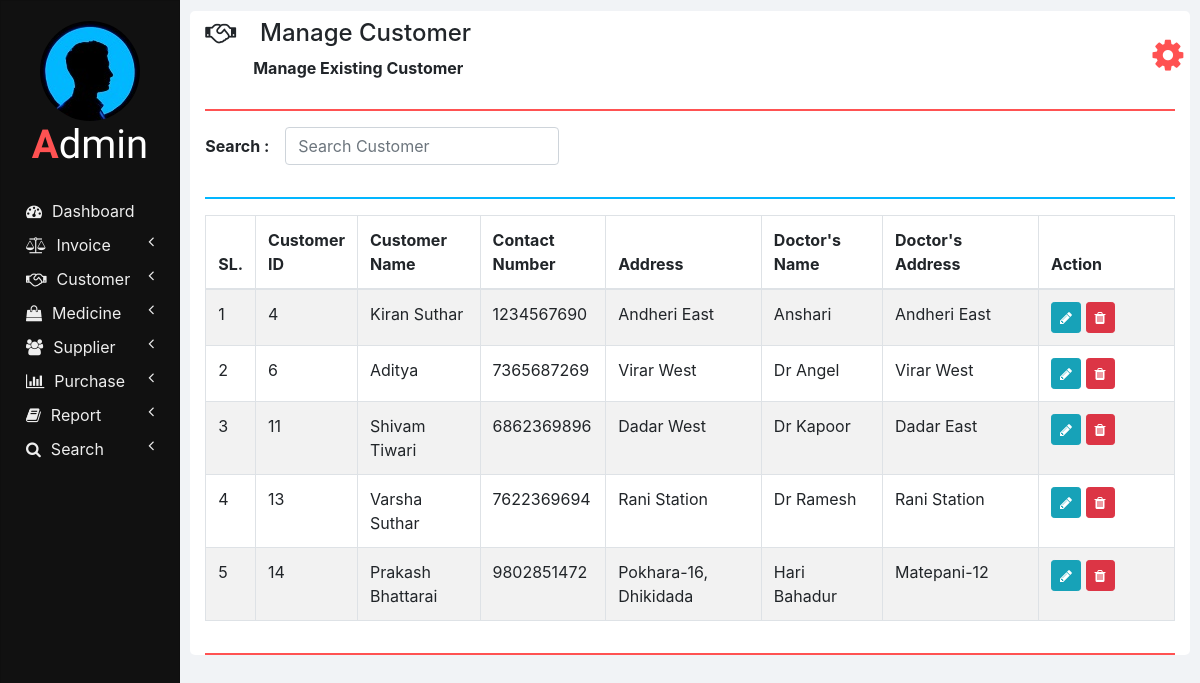
The page /manage_customer.php on the database its author committed.
### tables this page shows
CREATE TABLE `customers` (
  `ID` int(11) NOT NULL,
  `NAME` varchar(20) NOT NULL,
  `CONTACT_NUMBER` varchar(10) NOT NULL,
  `ADDRESS` varchar(100) NOT NULL,
  `DOCTOR_NAME` varchar(20) NOT NULL,
  `DOCTOR_ADDRESS` varchar(100) NOT NULL
);

### php/manage_customer.php (the view, shortened to what this page needs)
<?php
  function showCustomers($id) {
    require "db_connection.php";
    if($con) {
      $seq_no = 0;
      $query = "SELECT * FROM customers";
      $result = mysqli_query($con, $query);
      while($row = mysqli_fetch_array($result)) {
        $seq_no++;
        if($row['ID'] == $id)
          showEditOptionsRow($seq_no, $row);
        else
          showCustomerRow($seq_no, $row);
      }
    }
  }
  function showCustomerRow($seq_no, $row) {
    ?>
    <tr>
      <td><?php echo $seq_no; ?></td>
      <td><?php echo $row['ID'] ?></td>
      <td><?php echo $row['NAME']; ?></td>
      <td><?php echo $row['CONTACT_NUMBER']; ?></td>
      <td><?php echo $row['ADDRESS']; ?></td>
      <td><?php echo $row['DOCTOR_NAME']; ?></td>
      <td><?php echo $row['DOCTOR_ADDRESS']; ?></td>
      <td>
        <button href="" class="btn btn-info btn-sm" onclick="editCustomer(<?php echo $row['ID']; ?>);">
          <i class="fa fa-pencil"></i>
        </button>
        <button class="btn btn-danger btn-sm" onclick="deleteCustomer(<?php echo $row['ID']; ?>);">
          <i class="fa fa-trash"></i>
        </button>
      </td>
    </tr>
    <?php
  }
  ?>

### css/sidenav.css (style rules this page uses)
body { background-color: #f1f3f6; }
.sidenav { width: 15%; height: 100vh; background-color: #222222; position: fixed; z-index: 1; flex: 1 0 auto; }
.card { width: 100%; height: 100%; top: 0; border-radius: 0; background-color: #111111; }
.logo .logo-caption { font-family: 'Poiret One', cursive; color: #ffffff; text-align: center; margin-bottom: 25px; }
.logo .profile { margin-left: 50%; border-radius: 50%; transform: translate(-50%); }
.logo .tweak { color: #ff5252; font-weight: bold; }
.main-menu-item { padding: 5px 5px; cursor: pointer; }
.main-menu-item > a { color: #eeeeee; text-decoration: none; font-size: 16px; }
.main-menu-item > a > span { margin-left: 10px; }

### css/home.css (style rules this page uses)
html, body { height: 100vh; }

### rows shown on the page
customers: seq_no "1", ID "4", NAME "Kiran Suthar", CONTACT_NUMBER "1234567690", ADDRESS "Andheri East", DOCTOR_NAME "Anshari", DOCTOR_ADDRESS "Andheri East"
customers: seq_no "2", ID "6", NAME "Aditya", CONTACT_NUMBER "7365687269", ADDRESS "Virar West", DOCTOR_NAME "Dr Angel", DOCTOR_ADDRESS "Virar West"
customers: seq_no "3", ID "11", NAME "Shivam Tiwari", CONTACT_NUMBER "6862369896", ADDRESS "Dadar West", DOCTOR_NAME "Dr Kapoor", DOCTOR_ADDRESS "Dadar East"
customers: seq_no "4", ID "13", NAME "Varsha Suthar", CONTACT_NUMBER "7622369694", ADDRESS "Rani Station", DOCTOR_NAME "Dr Ramesh", DOCTOR_ADDRESS "Rani Station"
customers: seq_no "5", ID "14", NAME "Prakash Bhattarai", CONTACT_NUMBER "9802851472", ADDRESS "Pokhara-16, Dhikidada", DOCTOR_NAME "Hari Bahadur", DOCTOR_ADDRESS "Matepani-12"

### other values the page prints
$heading "Manage Customer"
$sub_heading "Manage Existing Customer"
